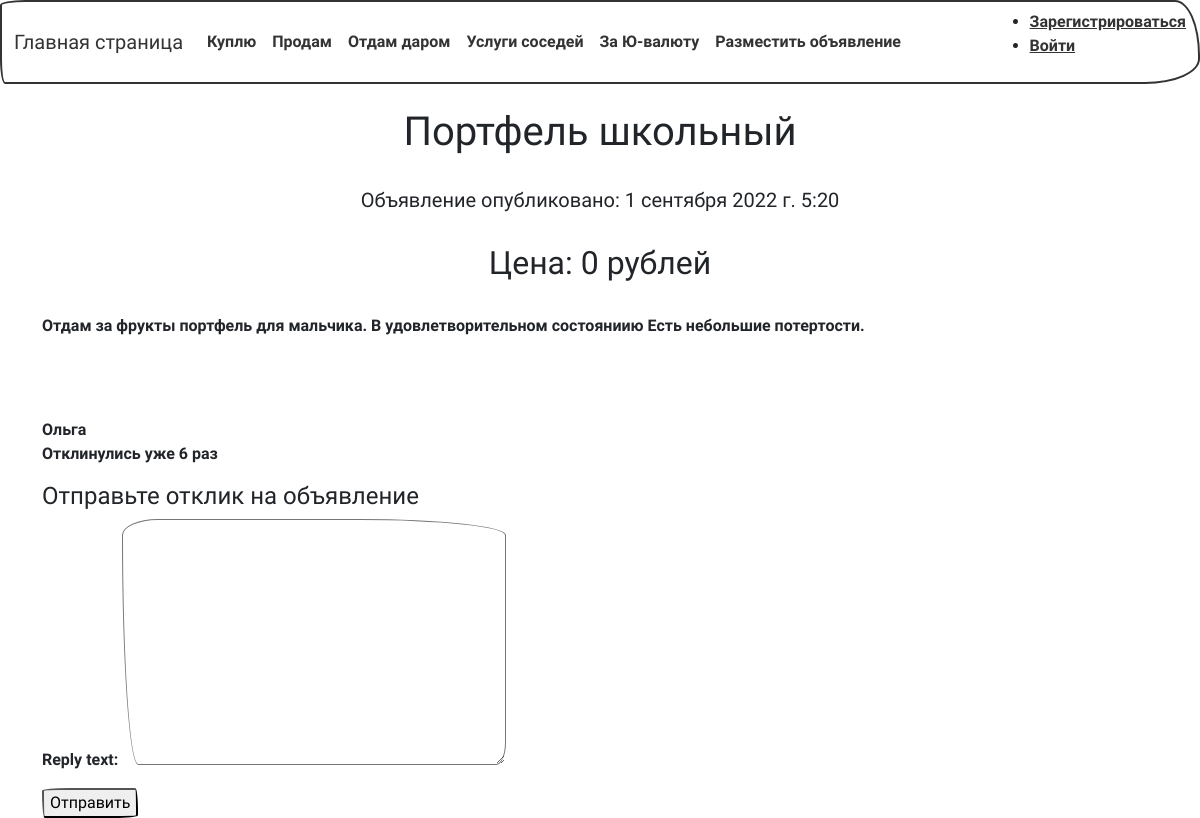
Page /ju/15 on the committed database.
### advertisement/models.py (models this page shows, shortened)
class Advertisement(models.Model):
    author = models.ForeignKey(User, on_delete=models.CASCADE)
    category = models.ManyToManyField('Category', through='AdvertisementCategory')
    title = models.CharField(max_length=30)
    description = HTMLField()
    time_create = models.DateTimeField(auto_now_add=True)
    actuality = models.BooleanField(default=True)
    price = models.IntegerField(blank=True, default=0)

class User(AbstractUser):
    email = models.EmailField(
        _('email address'),
        unique=True,
    )
    email_verify = models.BooleanField(default=False)
    USERNAME_FIELD = 'email'
    REQUIRED_FIELDS = ['username']

### advertisement/views.py (the view)
# urls.py: path('ju/<int:post_id>', advertisement_detail, name='post'),
def advertisement_detail(request, post_id):
    post = get_object_or_404(Advertisement, pk=post_id)
    replies = post.replies.count
    new_reply = None
    if request.method == 'POST':
        reply_form = ReplyForm(data=request.POST)
        if reply_form.is_valid():
            new_reply = reply_form.save(commit=False)
            new_reply.post = post
            new_reply.user = User.objects.get(id=request.user.id)
            new_reply.save()
    else:
        reply_form = ReplyForm()
    return render(request, 'advertisement/post.html', {'post': post, 'replies': replies, 'new_reply': new_reply, 'reply_form': reply_form})

### advertisement/forms.py
class ReplyForm(forms.ModelForm):
    class Meta:
        model = Reply
        fields = ['reply_text']

### templates/advertisement/post.html (shortened to what this page needs)
{% extends 'index.html' %}
{% block content %}
<h1 align="center"> {{ post.title }}</h1><br>
<h5 align="center"> Объявление опубликовано: {{ post.time_create }}</h5><br>
<h2 align="center">Цена: {{ post.price }} рублей</h2><br>
{{ post.description|safe }}<br>
{{ post.author.username }}<br>
<p>Отклинулись уже {{ replies }} раз</p>
{% if new_reply %}
<h4>Ваш отклик отправлен</h4>
{% else %}
<h4>Отправьте отклик на объявление</h4>
<form action="" method="post">
    {{ reply_form.as_p }}
    <input type="submit" value="Отправить">
</form>
{% endif %}
{% endblock content %}

### rows in the picture
Advertisement: title "Портфель школьный", time_create "1 сентября 2022 г. 5:20", price "0", description "Отдам за фрукты портфель для мальчика. В удовлетворительном состояниию Есть небольшие потертости.", author.username "Ольга", id "6"
